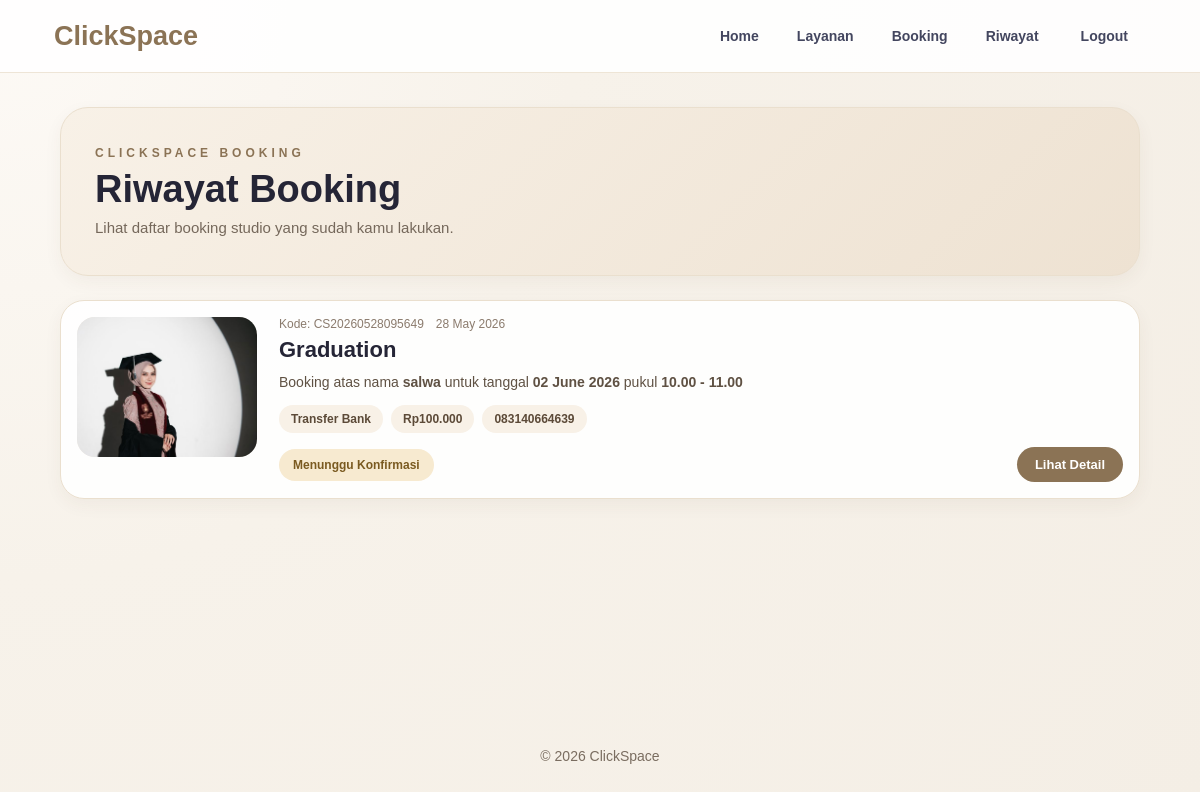
The app's page /status.php (signed in) with its own data.
### tables this page shows
CREATE TABLE `booking` (
  `id_booking` int NOT NULL AUTO_INCREMENT,
  `kode_booking` varchar(20) NOT NULL,
  `id_user` int NOT NULL,
  `id_layanan` int NOT NULL,
  `nama_customer` varchar(100) NOT NULL,
  `no_whatsapp` varchar(20) NOT NULL,
  `tanggal_booking` date NOT NULL,
  `jam_booking` varchar(50) NOT NULL,
  `metode_pembayaran` varchar(50) NOT NULL,
  `bukti_pembayaran` varchar(255) NOT NULL,
  `total_harga` int NOT NULL,
  `status_booking` enum('Menunggu Konfirmasi','Dikonfirmasi','Selesai','Dibatalkan') DEFAULT 'Menunggu Konfirmasi',
  `created_at` timestamp NULL DEFAULT CURRENT_TIMESTAMP,
  PRIMARY KEY (`id_booking`),
  UNIQUE KEY `kode_booking` (`kode_booking`),
  KEY `id_user` (`id_user`),
  KEY `id_layanan` (`id_layanan`),
  CONSTRAINT `booking_ibfk_1` FOREIGN KEY (`id_user`) REFERENCES `users` (`id_user`) ON DELETE CASCADE,
  CONSTRAINT `booking_ibfk_2` FOREIGN KEY (`id_layanan`) REFERENCES `layanan` (`id_layanan`) ON DELETE CASCADE
);

CREATE TABLE `layanan` (
  `id_layanan` int NOT NULL AUTO_INCREMENT,
  `nama_layanan` varchar(100) NOT NULL,
  `kategori` varchar(100) NOT NULL,
  `durasi` varchar(50) NOT NULL,
  `kapasitas` varchar(50) NOT NULL,
  `fasilitas` varchar(100) NOT NULL,
  `harga` int NOT NULL,
  `deskripsi` text NOT NULL,
  `gambar` varchar(255) NOT NULL,
  PRIMARY KEY (`id_layanan`)
);

### status.php (the view, shortened to what this page needs)
<?php
include "koneksi.php";
$sudah_login = isset($_SESSION['id_user']);
$ada_booking = false;
if ($sudah_login) {
  $id_user = $_SESSION['id_user'];
  $query_booking = mysqli_query($conn, "
    SELECT booking.*, layanan.nama_layanan
    FROM booking
    JOIN layanan ON booking.id_layanan = layanan.id_layanan
    WHERE booking.id_user = '$id_user'
    ORDER BY booking.created_at DESC
  ");
  if (mysqli_num_rows($query_booking) > 0) {
    $ada_booking = true;
  }
}
?>
<!DOCTYPE html>
<html lang="id">
<head>
  <link rel="stylesheet" href="style.css">
</head>
<body>
<header>
  <div class="logo">ClickSpace</div>
  <nav>
    <?php if ($sudah_login) { ?>
      <a href="home-login.php">Home</a>
    <?php } else { ?>
      <a href="index.html">Home</a>
    <?php } ?>
    <a href="layanan-login.php">Layanan</a>
    <a href="booking-form.php">Booking</a>
    <a href="status.php">Riwayat</a>
    <?php if ($sudah_login) { ?>
      <a href="logout.php" class="btn-login">Logout</a>
    <?php } else { ?>
      <a href="login.php" class="btn-login">Login</a>
    <?php } ?>
  </nav>
</header>
<main>
<?php if (!$sudah_login) { ?>
  <section class="riwayat-gate-hero">
    <div class="riwayat-gate-content">
      <h1>Riwayat Booking</h1>
      <p>
        Kamu perlu login terlebih dahulu untuk melihat riwayat booking milikmu.
        Setelah masuk, kamu bisa melihat daftar booking, status konfirmasi,
        dan detail pesanan studio yang sudah kamu lakukan.
      </p>
      <div class="riwayat-gate-actions">
        <a href="login.php" class="riwayat-gate-primary">
          Login
        </a>
        <a href="register.php" class="riwayat-gate-secondary">
          Sign Up
        </a>
      </div>
    </div>
  </section>
<?php } else { ?>
  <section class="history-page-header">
    <div>
      <p>CLICKSPACE BOOKING</p>
      <h1>Riwayat Booking</h1>
      <span>
        Lihat daftar booking studio yang sudah kamu lakukan.
      </span>
    </div>
  </section>
  <section class="history-list-section">
    <?php while ($booking = mysqli_fetch_assoc($query_booking)) { ?>
      <?php
      $gambar = "images/studio.jpg";
      if ($booking['nama_layanan'] == "Self Studio") {
        $gambar = "images/self studio.jpg";
      }
      elseif ($booking['nama_layanan'] == "Foto Keluarga") {
        $gambar = "images/foto keluarga.jpg";
      }
      elseif ($booking['nama_layanan'] == "Graduation") {
        $gambar = "images/graduation.jpg";
      }
      elseif ($booking['nama_layanan'] == "Photobooth") {
        $gambar = "images/fotobooth.jpg";
      }
      elseif ($booking['nama_layanan'] == "Prewedding") {
        $gambar = "images/prewed.jpg";
      }
      elseif ($booking['nama_layanan'] == "Sewa Studio") {
        $gambar = "images/studio.jpg";
      }
      ?>
      <div class="history-booking-card">
        <div class="history-booking-image">
          <img
            src="<?php echo $gambar; ?>"
            alt="<?php echo $booking['nama_layanan']; ?>"
          >
        </div>
        <div class="history-booking-content">
          <div class="history-booking-top">
            <span>
              Kode:
              <?php echo $booking['kode_booking']; ?>
            </span>
            <span>
              <?php echo date('d M Y', strtotime($booking['created_at'])); ?>
            </span>
          </div>
          <h2>
            <?php echo $booking['nama_layanan']; ?>
          </h2>
          <p class="history-booking-desc">
            Booking atas nama
            <b><?php echo $booking['nama_customer']; ?></b>
            untuk tanggal
            <b>
              <?php echo date('d F Y', strtotime($booking['tanggal_booking'])); ?>
            </b>
            pukul
            <b><?php echo $booking['jam_booking']; ?></b>
          </p>
          <div class="history-booking-tags">
            <span>
              <?php echo $booking['metode_pembayaran']; ?>
            </span>
            <span>
              Rp<?php echo number_format($booking['total_harga'], 0, ',', '.'); ?>
            </span>
            <span>
              <?php echo $booking['no_whatsapp']; ?>
            </span>
          </div>
          <div class="history-booking-bottom">
            <div class="history-status">
              <?php echo $booking['status_booking']; ?>
            </div>
            <a href="success.php?kode=<?php echo $booking['kode_booking']; ?>">
              Lihat Detail
            </a>
          </div>
        </div>
      </div>
    <?php } ?>
  </section>
<?php } ?>
</main>
<footer>
  <p>© 2026 ClickSpace</p>
</footer>
</body>
</html>

### style.css (style rules this page uses)
* { box-sizing: border-box; }
:root { --bg: #f7f2ea; --line: #eadfce; --text: #3f352b; --muted: #75685b; --primary: #8b7355; --primary-dark: #725c42; --shadow: 0 10px 30px rgba(80, 60, 35, 0.08); --shadow-soft: 0 6px 18px rgba(80, 60, 35, 0.05); }
html, body { min-height: 100%; }
body { margin: 0; min-height: 100vh; font-family: Arial, sans-serif; background: radial-gradient(circle at top left, #fdfaf6 0%, #f7f2ea 40%, #f4eee5 100%); color: var(--text); display: flex; flex-direction: column; }
main { flex: 1; }
header { background: rgba(255, 255, 255, 0.9); border-bottom: 1px solid rgba(234, 223, 206, 0.8); padding: 18px 54px; display: flex; justify-content: space-between; align-items: center; flex-direction: row; }
.logo { font-size: 27px; font-weight: bold; color: var(--primary); }
nav { display: flex; align-items: center; justify-content: flex-end; gap: 10px; flex-wrap: wrap; }
nav a { text-decoration: none; color: #43465f; font-weight: bold; font-size: 14px; padding: 10px 14px; border-radius: 999px; }
.btn-login { background-color: transparent; color: #43465f !important; padding: 10px 18px; border-radius: 999px; }
footer { background-color: transparent; text-align: center; padding: 26px 18px 22px; color: #7a6d60; margin-top: auto; font-size: 14px; }
.history-page-header { width: min(1080px, 92%); margin: 34px auto 24px; background: linear-gradient(135deg, #f8f1e7, #eee2d2); border: 1px solid var(--line); border-radius: 28px; padding: 38px 34px; box-shadow: var(--shadow-soft); }
.history-page-header p { margin: 0 0 8px; color: var(--primary); font-size: 12px; letter-spacing: 4px; font-weight: bold; }
.history-page-header h1 { margin: 0 0 8px; color: #252536; font-size: 38px; }
.history-page-header span { color: var(--muted); font-size: 15px; }
.history-list-section { width: min(1080px, 92%); margin: 0 auto 56px; display: flex; flex-direction: column; gap: 18px; }
.history-booking-card { display: grid; grid-template-columns: 180px 1fr; gap: 22px; background: rgba(255, 255, 255, 0.92); border: 1px solid var(--line); border-radius: 24px; padding: 16px; box-shadow: var(--shadow-soft); transition: 0.2s ease; }
.history-booking-image { width: 180px; height: 140px; border-radius: 18px; overflow: hidden; background: #f6efe5; }
.history-booking-image img { width: 100%; height: 100%; object-fit: cover; }
.history-booking-content { display: flex; flex-direction: column; justify-content: center; }
.history-booking-top { display: flex; gap: 12px; flex-wrap: wrap; color: #8b7b6d; font-size: 12px; margin-bottom: 6px; }
.history-booking-content h2 { margin: 0 0 8px; color: #252536; font-size: 22px; }
.history-booking-desc { margin: 0 0 12px; color: #5f5143; line-height: 1.6; font-size: 14px; }
.history-booking-tags { display: flex; flex-wrap: wrap; gap: 8px; margin-bottom: 14px; }
.history-booking-tags span { background: #f8f1e7; color: #5c4a38; padding: 7px 12px; border-radius: 999px; font-size: 12px; font-weight: bold; }
.history-booking-bottom { display: flex; justify-content: space-between; align-items: center; gap: 12px; }
.history-status { background: #f7ead0; color: #7a5a20; padding: 9px 14px; border-radius: 999px; font-size: 12px; font-weight: bold; }
.history-booking-bottom a { text-decoration: none; background: var(--primary); color: white; padding: 10px 18px; border-radius: 999px; font-size: 13px; font-weight: bold; }

### records on screen
booking: kode_booking "CS20260528095649", created_at "28 May 2026", id_layanan.nama_layanan "Graduation", nama_customer "salwa", tanggal_booking "02 June 2026", jam_booking "10.00 - 11.00", metode_pembayaran "Transfer Bank", total_harga "100.000", no_whatsapp "083140664639", status_booking "Menunggu Konfirmasi"
